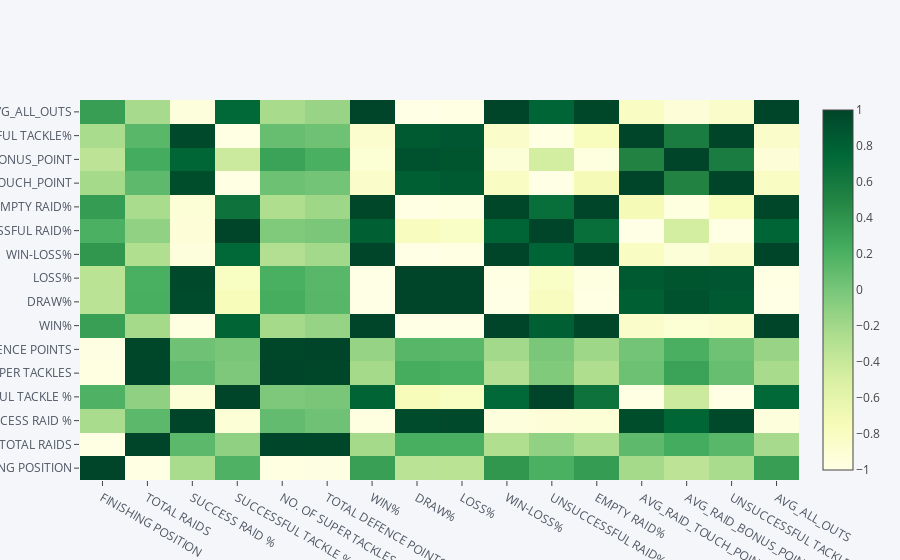

Write notebook code for a chart like this one.
### Code cell
df6.corr().iplot(kind='heatmap',colorscale='ylgn')

### Figure 1 — Plotly figure (JSON) as saved in the notebook; plotly's stock layout.template omitted (floating-point values rounded to 4 significant figures; data arrays with more than 128 entries replaced by an {"elided": "..."} marker saying what was removed)
{"data": [{"colorscale": [[0, "rgb(255,255,229)"], [0.125, "rgb(247,252,185)"], [0.25, "rgb(217,240,163)"], [0.375, "rgb(173,221,142)"], [0.5, "rgb(120,198,121)"], [0.625, "rgb(65,171,93)"], [0.75, "rgb(35,132,67)"], [0.875, "rgb(0,104,55)"], [1, "rgb(0,69,41)"]], "type": "heatmap", "uid": "9593a5a1-4618-4e5e-bced-6948493b8df7", "x": ["FINISHING POSITION", "TOTAL RAIDS", "SUCCESS RAID %", "SUCCESSFUL TACKLE %", "NO. OF SUPER TACKLES", "TOTAL DEFENCE POINTS", "WIN%", "DRAW%", "LOSS%", "WIN-LOSS%", "UNSUCCESSFUL RAID%", "EMPTY RAID%", "AVG_RAID_TOUCH_POINT", "AVG_RAID_BONUS_POINT", "UNSUCCESSFUL TACKLE%", "AVG_ALL_OUTS"], "y": ["FINISHING POSITION", "TOTAL RAIDS", "SUCCESS RAID %", "SUCCESSFUL TACKLE %", "NO. OF SUPER TACKLES", "TOTAL DEFENCE POINTS", "WIN%", "DRAW%", "LOSS%", "WIN-LOSS%", "UNSUCCESSFUL RAID%", "EMPTY RAID%", "AVG_RAID_TOUCH_POINT", "AVG_RAID_BONUS_POINT", "UNSUCCESSFUL TACKLE%", "AVG_ALL_OUTS"], "z": {"elided": "16x16 float values"}, "zmax": 1, "zmin": -0.9998}], "layout": {"legend": {"bgcolor": "#F5F6F9", "font": {"color": "#4D5663"}}, "paper_bgcolor": "#F5F6F9", "plot_bgcolor": "#F5F6F9", "title": {"font": {"color": "#4D5663"}}, "xaxis": {"gridcolor": "#E1E5ED", "showgrid": true, "tickfont": {"color": "#4D5663"}, "title": {"font": {"color": "#4D5663"}, "text": ""}, "zerolinecolor": "#E1E5ED"}, "yaxis": {"gridcolor": "#E1E5ED", "showgrid": true, "tickfont": {"color": "#4D5663"}, "title": {"font": {"color": "#4D5663"}, "text": ""}, "zerolinecolor": "#E1E5ED"}}}
